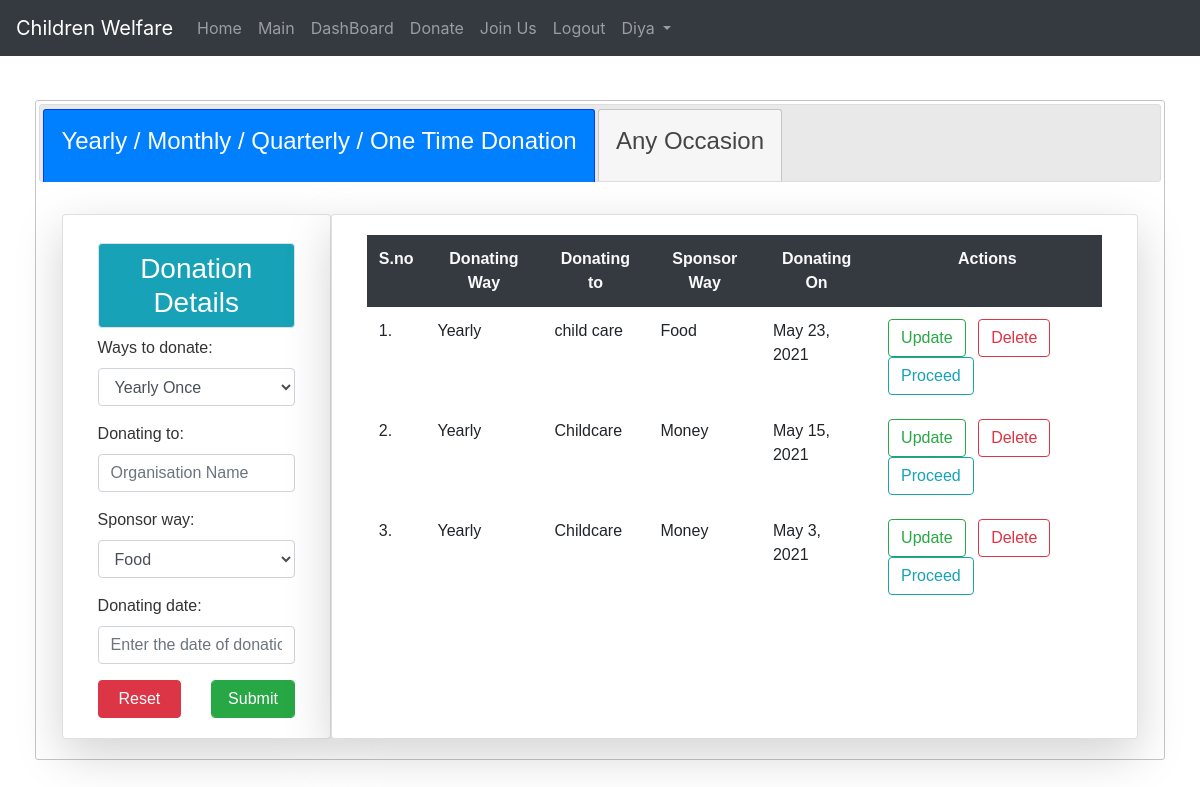
/don/ (signed in), run on an earlier commit of the app's database.
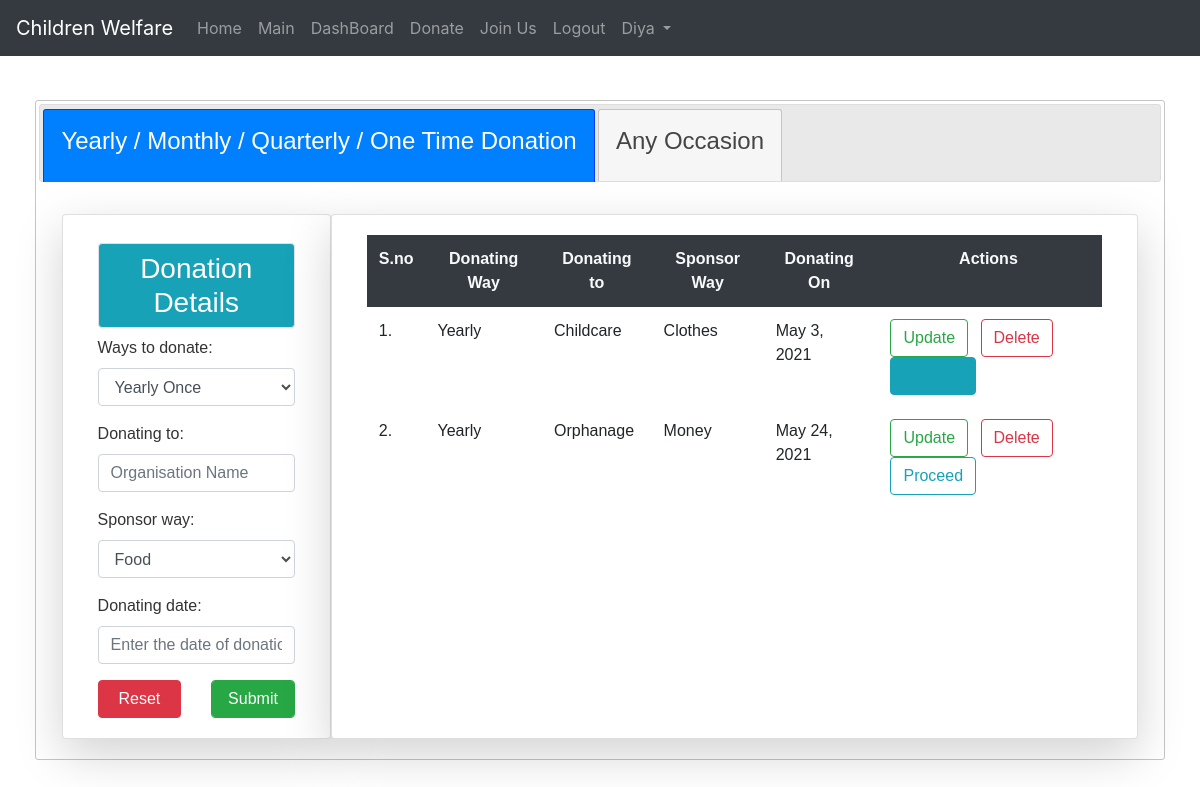
And on a later commit of the database.
### App/models.py (models this page shows)
class User(AbstractUser):
	li_no= models.ImageField(upload_to='UserCheck/')
	dob=models.DateField(null=True)
	ph_no=models.CharField(max_length=20)
	pan_no=models.CharField(max_length=20)
	address=models.CharField(max_length=100)
	postal_code=models.CharField(max_length=10)
	city=models.CharField(max_length=10)
	state=models.CharField(max_length=10,default='Andra Pradesh')
	country=models.CharField(max_length=10,default='India')
	p=[(1,'Donor'),(2,'Organisation'),(3,'Guest')]
	role=models.IntegerField(choices=p,default=3)

class Donate(models.Model):
	d=[('Yearly',"Yearly Once"),('Monthly',"Monthly Once"),('Quarterly',"Quarterly Once"),('One Time',"One time donation")]
	s=[('Food',"Food"),('Clothes',"Clothes"),('Money',"Money")]
	username=models.CharField(max_length=50)
	email=models.EmailField(max_length=50)
	ways_to_donate=models.CharField(max_length=50,choices=d,default='select')
	donating_to=models.CharField(max_length=50)
	sponsor_way=models.CharField(max_length=50,choices=s,default='select')
	donating_date=models.DateField()
	uid=models.ForeignKey(User,on_delete=models.CASCADE)

### App/views.py (the view, shortened to what this page needs)
# urls.py: path('don/',views.donate,name="don"),
def donate(request):
	w=Donate.objects.filter(uid_id=request.user.id)
	z=OccDonate.objects.filter(uid_id=request.user.id)
	e=DonateForm()
	f=OccDonateForm()
	return render(request,'html/donate.html',{'a':e,'x':w,'b':f,'h':z})

### App/forms.py
class DonateForm(forms.ModelForm):
	class Meta:
		model=Donate
		fields=["ways_to_donate","donating_to","sponsor_way","donating_date"]
		widgets={
		"ways_to_donate":forms.Select(attrs={
			"class":"form-control",
			"required":True,
			}),
		"donating_to":forms.TextInput(attrs={
			"class":"form-control",
			"placeholder":"Organisation Name",
			"required":True,
			}),
		"sponsor_way":forms.Select(attrs={
			"class":"form-control",
			"required":True,
			}),
		"donating_date":forms.DateInput(attrs={
			"class":"form-control",
			"placeholder":"Enter the date of donation",
			"required":True,
			}),
		}

class OccDonateForm(forms.ModelForm):
	class Meta:
		model=OccDonate
		fields=["occ_name","donating_to","sponsor_way","donating_on"]
		widgets={
		"occ_name":forms.TextInput(attrs={
			"class":"form-control",
			"placeholder":"Occasion Name",
			"required":True,
			}),
		"donating_to":forms.TextInput(attrs={
			"class":"form-control",
			"placeholder":"Organisation Name",
			"required":True,
			}),
		"sponsor_way":forms.Select(attrs={
			"class":"form-control",
			"required":True,
			}),
		"donating_on":forms.DateInput(attrs={
			"class":"form-control",
			"placeholder":"Enter the date of donation",
			"required":True,
			}),
		}

### App/templates/html/donate.html (shortened to what this page needs)
{% extends 'html/base.html' %}
{% block content %}
<div class="container-fluid mt-4">
	<div class="card-body">
		<div id="tabs">
  			<ul>
    			<li><a href="#tab1"class="btn btn col-sm my-2 mx-auto"><h4>Yearly / Monthly / Quarterly / One Time Donation</h4></a></li>
    			<li><a href="#tab2"class="btn btn col-sm my-2 mx-auto"><h4>Any Occasion</h4></a></li>
  			</ul>
  			<div id="tab1">
  				<div class="container-fluid mt-2">
				<div class="row">
				<div class="card col-md-3 mt-2 shadow-lg">
				<div class="card-body">
				<form method="POST">
				<h3 class="my-2 block bg bg-info text-center text-white p-2 border rounded">Donation Details</h3>
				<table>
				<tr>{{a.as_p}}</tr>
			   </table>
				<div class="row">
						<div class="col">
							<input type="reset" name="Reset" class="btn btn-danger col-sm">
						</div>
						<div class="col">
							<input type="Submit" class="form-control btn btn-success col-sm" name="subscribe">
						</div>
				</div>
				</form>
			</div>
		</div>
		<div class="card col-md mt-2 shadow-lg">
			<div class="card-body">
				<table class="table table-borderless table-center">
					<tr class="bg-dark text-light text-center">
						<th>S.no</th>
						<th>Donating Way</th>
						<th>Donating to</th>
						<th>Sponsor Way</th>
						<th>Donating On</th>
						<th>Actions</th>
					</tr>
            		{% for k in x %}
            		<tr>
            			<td>{{forloop.counter}}.</td>
            			<td>{{k.ways_to_donate}}</td>
            			<td>{{k.donating_to}}</td>
            			<td>{{k.sponsor_way}}</td>
            			<td>{{k.donating_date}}</td>
            			<td colspan="3">
            				<a href="{% url 'up' k.id %}" class="btn btn-outline-success mx-1 text-success">Update</a>
            				<a href="{% url 'dele' k.id %}" class="btn btn-outline-danger mx-1 text-danger">Delete</a>
            				{% if k.sponsor_way == 'Money' %}
		    				<a href="{% url 'pay' %}" class="btn btn-outline-info text-info mx-1">Proceed</a>
            				{% elif k.sponsor_way == 'Food' %}
		    				<a href="{% url 'msg' k.id %}" class="btn btn-outline-info mx-1 text-info ">Proceed</a>
		    				{% elif k.sponsor_way == 'Clothes' %}
		    				<a href="{% url 'msg' k.id %}" class="btn btn-info text-info  mx-1">Proceed</a>
		    				{% else %}
		    				<a href="#" class="btn btn-secondary">None</a>
		    				{% endif %}
            			</td>
            		</tr>
            		{% endfor %}
            	</table>
			</div>
		</div>
	</div>
</div>
</div>
</div>
</div>
</div>
{% endblock %}

### App/templates/html/base.html (shortened to what this page needs)
<!DOCTYPE html>
<html lang="en">
<head>
  <link rel="stylesheet" href="https://maxcdn.bootstrapcdn.com/bootstrap/4.5.2/css/bootstrap.min.css">
  <link rel="stylesheet" href="//code.jquery.com/ui/1.12.1/themes/base/jquery-ui.css">
</head>
<body>
{% include 'html/navbar.html' %}
{% block content %}
{% endblock %}
</body>
</html>

### App/templates/html/navbar.html (shortened to what this page needs)
<nav class="navbar navbar-expand-md bg-dark navbar-dark">
  <a class="navbar-brand" href="{% url 'hm' %}">Children Welfare</a>
  <div class="collapse navbar-collapse" id="collapsibleNavbar">
    <ul class="navbar-nav">
      {% if not user.is_authenticated %}
      <li class="nav-item">
        <a class="nav-link" href="{% url 'hm' %}">Home</a>
      </li>
      <li class="nav-item">
        <a class="nav-link" href="{% url 'lg' %}">Login</a>
      </li>
      {% elif user.role == 1 %}
      <li class="nav-item">
        <a class="nav-link" href="{% url 'hm' %}">Home</a>
      </li>
      <li class="nav-item">
        <a class="nav-link" href="{% url 'mn' %}">Main</a>
      </li>
      <li class="nav-item">
        <a class="nav-link" href="{% url 'dash' %}">DashBoard</a>
      </li>
      <li class="nav-item">
        <a class="nav-link" href="{% url 'don' %}">Donate</a>
      </li>
      <li class="nav-item">
        <a class="nav-link" href="{% url 'join' %}">Join Us</a>
      </li>
      <li class="nav-item">
        <a class="nav-link" href="{% url 'lgo' %}">Logout</a>
      </li>
      <li class="dropdown">
       <a type="button" class="nav-link dropdown-toggle" data-toggle="dropdown">
    {{user.username}}
  </a>
</li>
      {% endif %}
    </ul>
  </div>
</nav>

What changed in the data, as far as the page shows it:
removed Donate: ways_to_donate "Yearly", donating_to "child care", sponsor_way "Food", donating_date "May 23, 2021", shows "Proceed"
removed Donate: ways_to_donate "Yearly", donating_to "Childcare", sponsor_way "Money", donating_date "May 15, 2021", shows "Proceed"
removed Donate: ways_to_donate "Yearly", donating_to "Childcare", sponsor_way "Money", donating_date "May 3, 2021", shows "Proceed"
added Donate: ways_to_donate "Yearly", donating_to "Childcare", sponsor_way "Clothes", donating_date "May 3, 2021"
added Donate: ways_to_donate "Yearly", donating_to "Orphanage", sponsor_way "Money", donating_date "May 24, 2021", shows "Proceed"
